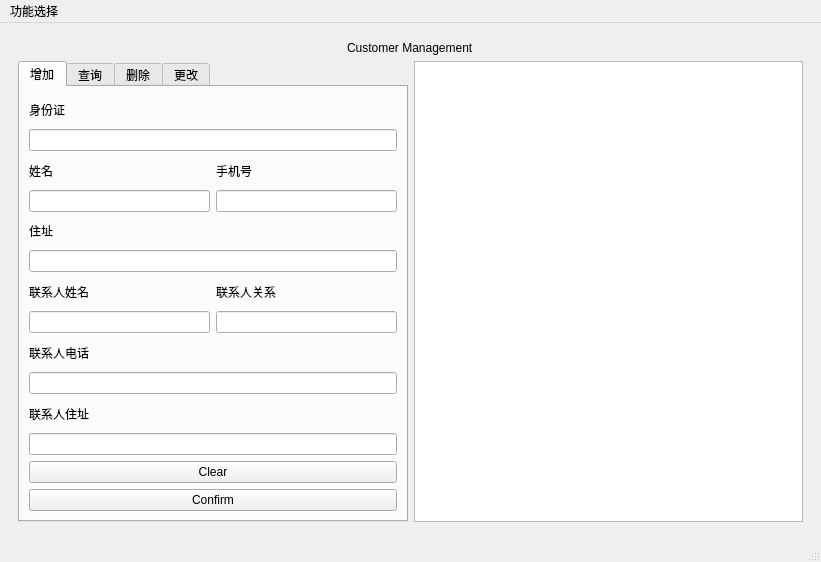
<?xml version="1.0" encoding="UTF-8"?>
<ui version="4.0">
 <class>MainWindow</class>
 <widget class="QMainWindow" name="MainWindow">
  <property name="geometry">
   <rect>
    <x>0</x>
    <y>0</y>
    <width>821</width>
    <height>562</height>
   </rect>
  </property>
  <property name="windowTitle">
   <string>MainWindow</string>
  </property>
  <widget class="QWidget" name="centralwidget">
   <layout class="QGridLayout" name="gridLayout_2">
    <item row="0" column="0">
     <widget class="QStackedWidget" name="stackedWidget">
      <property name="currentIndex">
       <number>0</number>
      </property>
      <widget class="QWidget" name="customer">
       <layout class="QGridLayout" name="gridLayout">
        <item row="1" column="1">
         <widget class="QTableView" name="tableView"/>
        </item>
        <item row="1" column="0">
         <widget class="QTabWidget" name="tabWidget">
          <property name="currentIndex">
           <number>0</number>
          </property>
          <widget class="QWidget" name="add">
           <attribute name="title">
            <string>增加</string>
           </attribute>
           <layout class="QGridLayout" name="gridLayout_3">
            <item row="6" column="0">
             <widget class="QLabel" name="label_6">
              <property name="text">
               <string>住址</string>
              </property>
             </widget>
            </item>
            <item row="2" column="1">
             <widget class="QLabel" name="label_5">
              <property name="text">
               <string>手机号</string>
              </property>
             </widget>
            </item>
            <item row="0" column="0">
             <widget class="QLabel" name="label_3">
              <property name="text">
               <string>身份证</string>
              </property>
             </widget>
            </item>
            <item row="10" column="0">
             <widget class="QLabel" name="label_8">
              <property name="text">
               <string>联系人电话</string>
              </property>
             </widget>
            </item>
            <item row="1" column="0" colspan="2">
             <widget class="QLineEdit" name="lineEdit"/>
            </item>
            <item row="8" column="0">
             <widget class="QLabel" name="label_7">
              <property name="text">
               <string>联系人姓名</string>
              </property>
             </widget>
            </item>
            <item row="17" column="0" colspan="2">
             <widget class="QPushButton" name="confirmButton">
              <property name="text">
               <string>Confirm</string>
              </property>
             </widget>
            </item>
            <item row="9" column="0">
             <widget class="QLineEdit" name="lineEdit_5"/>
            </item>
            <item row="12" column="0">
             <widget class="QLabel" name="label_9">
              <property name="text">
               <string>联系人住址</string>
              </property>
             </widget>
            </item>
            <item row="3" column="1">
             <widget class="QLineEdit" name="lineEdit_3"/>
            </item>
            <item row="3" column="0">
             <widget class="QLineEdit" name="lineEdit_2"/>
            </item>
            <item row="2" column="0">
             <widget class="QLabel" name="label_4">
              <property name="text">
               <string>姓名</string>
              </property>
             </widget>
            </item>
            <item row="16" column="0" colspan="2">
             <widget class="QPushButton" name="clearButton">
              <property name="text">
               <string>Clear</string>
              </property>
             </widget>
            </item>
            <item row="7" column="0" colspan="2">
             <widget class="QLineEdit" name="lineEdit_4"/>
            </item>
            <item row="9" column="1">
             <widget class="QLineEdit" name="lineEdit_8"/>
            </item>
            <item row="8" column="1">
             <widget class="QLabel" name="label_10">
              <property name="text">
               <string>联系人关系</string>
              </property>
             </widget>
            </item>
            <item row="13" column="0" colspan="2">
             <widget class="QLineEdit" name="lineEdit_7"/>
            </item>
            <item row="11" column="0" colspan="2">
             <widget class="QLineEdit" name="lineEdit_6"/>
            </item>
           </layout>
          </widget>
          <widget class="QWidget" name="query">
           <attribute name="title">
            <string>查询</string>
           </attribute>
          </widget>
          <widget class="QWidget" name="dele">
           <attribute name="title">
            <string>删除</string>
           </attribute>
          </widget>
          <widget class="QWidget" name="change">
           <attribute name="title">
            <string>更改</string>
           </attribute>
          </widget>
         </widget>
        </item>
        <item row="0" column="0" colspan="2" alignment="Qt::AlignHCenter">
         <widget class="QLabel" name="label">
          <property name="text">
           <string>Customer Management</string>
          </property>
         </widget>
        </item>
       </layout>
      </widget>
      <widget class="QWidget" name="page_2">
       <widget class="QLabel" name="label_2">
        <property name="geometry">
         <rect>
          <x>100</x>
          <y>300</y>
          <width>58</width>
          <height>16</height>
         </rect>
        </property>
        <property name="text">
         <string>account</string>
        </property>
       </widget>
      </widget>
     </widget>
    </item>
   </layout>
  </widget>
  <widget class="QMenuBar" name="menubar">
   <property name="geometry">
    <rect>
     <x>0</x>
     <y>0</y>
     <width>821</width>
     <height>22</height>
    </rect>
   </property>
   <widget class="QMenu" name="menu">
    <property name="title">
     <string>功能选择</string>
    </property>
    <addaction name="actionManage_Customers"/>
    <addaction name="actionManage_Accounts"/>
    <addaction name="actionManage_Loans"/>
    <addaction name="actionBusiness_Statistics"/>
   </widget>
   <addaction name="menu"/>
  </widget>
  <widget class="QStatusBar" name="statusbar"/>
  <action name="actionManage_Customers">
   <property name="text">
    <string>Manage Customers</string>
   </property>
  </action>
  <action name="actionssdf">
   <property name="text">
    <string>ssdf</string>
   </property>
  </action>
  <action name="actionManage_Accounts">
   <property name="text">
    <string>Manage Account</string>
   </property>
  </action>
  <action name="actionManage_Loans">
   <property name="text">
    <string>Manage Loans</string>
   </property>
  </action>
  <action name="actionBusiness_Statistics">
   <property name="text">
    <string>Business Statistics</string>
   </property>
  </action>
 </widget>
 <resources/>
 <connections/>
</ui>
